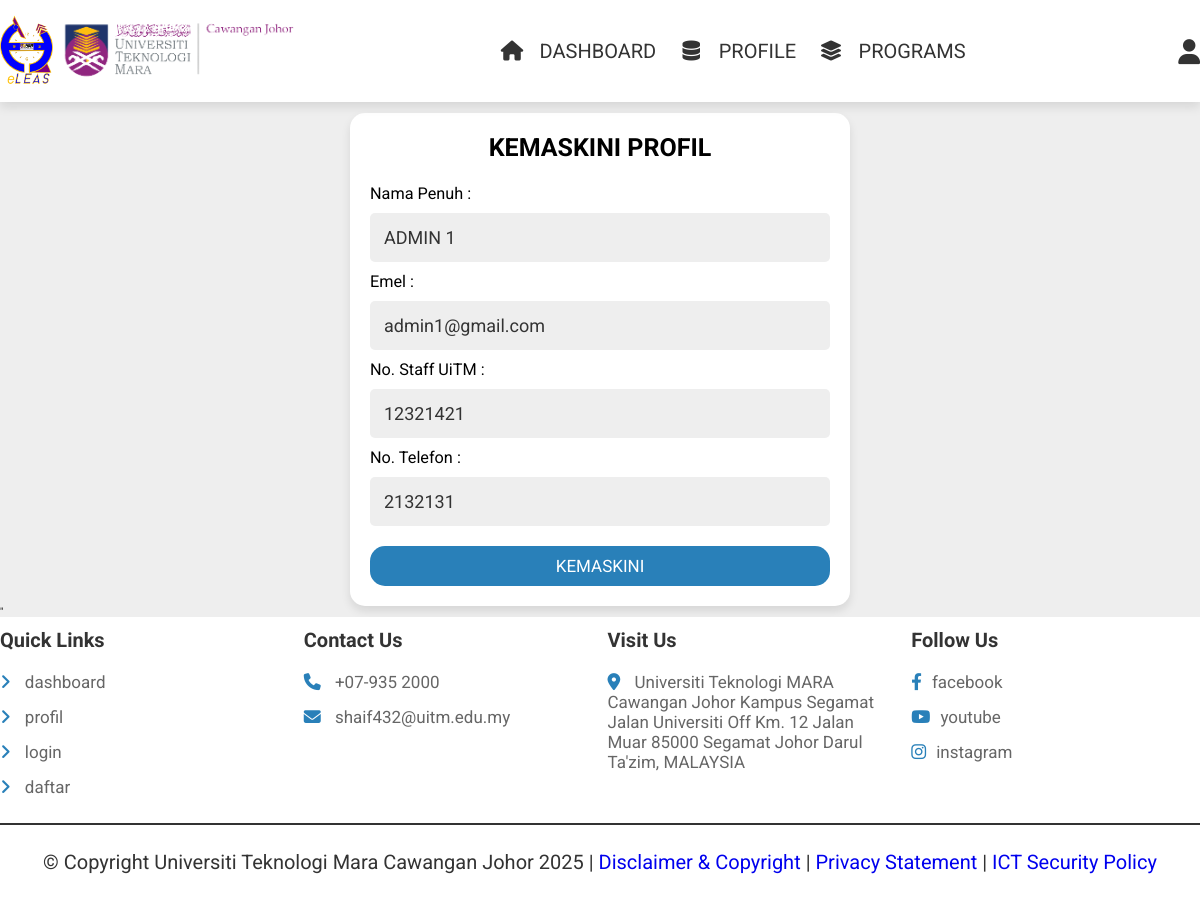
The page /admin_update_profile.php (signed in) on the database its author committed.
### tables this page shows
CREATE TABLE `clerks` (
  `clerk_id` int(100) NOT NULL,
  `clerk_name` varchar(70) NOT NULL,
  `staff_no` int(70) NOT NULL,
  `email` varchar(70) NOT NULL,
  `password` varchar(70) NOT NULL,
  `work_phone_no` varchar(70) NOT NULL
);

### admin_update_profile.php (the view, shortened to what this page needs)
<?php
include 'components/connect.php';
if (isset($_SESSION['admin_id'])) {
   $admin_id = $_SESSION['admin_id'];
} else {
   $admin_id = '';
}
   ?>
<!DOCTYPE html>
<html lang="en">
<head>
   <link rel="stylesheet" href="https://cdnjs.cloudflare.com/ajax/libs/font-awesome/6.1.1/css/all.min.css">
   <link rel="stylesheet" href="css/style.css">
</head>
<body>
   <?php include 'components/clerk_header.php'; ?>
   <br>
   <?php
   if (!isset($_SESSION['admin_id'])) {
      header('location:admin_login.php');
   } else {
      ?>
      <section class="form-container">
         <form action="" method="post">
            <?php
            $result = $conn->prepare("SELECT * FROM `clerks` WHERE clerk_id=?");
            $result->execute([$admin_id]);
            if ($result->rowCount() > 0) {
               while ($row = $result->fetch(PDO::FETCH_ASSOC)) {
                  $clerk_name = $row['clerk_name'];
                  $staff_no = $row['staff_no'];
                  $email = $row['email'];
                  $work_phone_no = $row['work_phone_no'];
               }
            }
            ?>
            <h3>Kemaskini Profil</h3>
            <br>
            <br>
            <label class="bigger" style="display: flex;flex-direction: row;" for="name">Nama Penuh :</label>
            <input type="text" name="clerk_name" required placeholder="Isi nama penuh anda" maxlength="100" class="box"
               value="<?php echo $clerk_name; ?>">
               <label class="bigger" style="display: flex;flex-direction: row;" for="name">Emel :</label>
            <input type="text" name="email" required placeholder="Isi emel anda" maxlength="70" class="box"
               oninput="this.value = this.value.replace(/\s/g, '')" value=<?php echo $email; ?>>
            <label class="bigger" style="display: flex;flex-direction: row;" for="name">No. Staff UiTM :</label>
            <input type="text" name="staff_no" required placeholder="Isi no. staff UiTM anda" maxlength="70" class="box"
               oninput="this.value = this.value.replace(/\s/g, '')" value=<?php echo $staff_no; ?>>
            <label class="bigger" style="display: flex;flex-direction: row;" for="name">No. Telefon :</label>
            <input type="tel" name="work_phone_no" min="0" max="9999999999" placeholder="enter your home phone number"
               oninput=" this.value=this.value.replace(/\s/g, '' )" required class="box" value=<?php echo $work_phone_no; ?>>
            <input type="submit" style="border-radius:15px; text-transform:uppercase;" value="Kemaskini" class="btn"
               name="submit">
         </form>
      </section>"
      <?php
   }
   ?>
   <br>
   <?php include 'components/clerk_footer.php'; ?>
</body>
</html>

### css/style.css (style rules this page uses)
:root { --main-color:#2980b9; --orange:#f39c12; --red:#e74c3c; --black:#333; --white:#fff; --green:#05b749; --light-color:#666; --light-bg:#eee; --border:.2rem solid var(--black); --box-shadow:0 .5rem 1rem rgba(0,0,0,.1); --uitm-color:#90267f; }
.bigger { font-size: 162.5%; }
* { font-family: 'Roboto', sans-serif; margin:0; padding:0; box-sizing: border-box; outline: none; border:none; text-decoration: none; }
html { font-size: 62.5%; overflow-x: hidden; }
body { background-color: var(--light-bg); }
section { padding:0rem; max-width: 1200px; margin:0 auto; }
.btn, .delete-btn, .option-btn, .green-btn { display: block; width: 100%; margin-top: 1rem; border-radius: .5rem; padding:1rem 3rem; font-size: 1.7rem; text-transform: capitalize; color:var(--white); cursor: pointer; text-align: center; }
.btn { background-color: var(--main-color); }
.form-container form { background-color: var(--white); padding:2rem; border-radius: 15px; box-shadow: var(--box-shadow); text-align: center; margin:0 auto; max-width: 50rem; }
.form-container form h3 { font-size: 2.5rem; text-transform: uppercase; }
.form-container form .box { margin:1rem 0; background-color: var(--light-bg); padding:1.4rem; font-size: 1.8rem; color:var(--black); width: 100%; border-radius: .5rem; }

### rows shown on the page
clerks: clerk_name "ADMIN 1", email "admin1@gmail.com", staff_no "12321421", work_phone_no "2132131"
